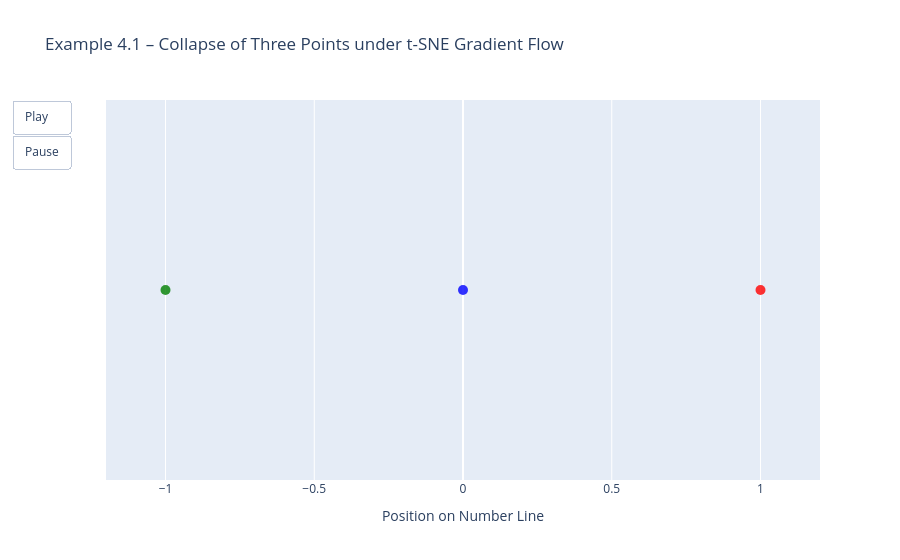

Notebook source saved alongside this figure:
### Markdown cell above
## Summary

Both the discrete and continuous simulations confirm collapse to equilibrium,
validating the theoretical analysis in Section 4.1 of the thesis.

### Code cell
# Solve the ODE
# This solve_ivp method is a direct analog to ODE45 in MATLAB
sol = solve_ivp(
    fun=lambda t, X: dX_dt(X), # uses our function above
    t_span=[0, 100], # Time interval to solve: from 0 to 50
    y0=[1.0], # initial condition X(0) = 1
    t_eval=np.linspace(0, 50, 500) # time point that are evaluated for the solution
)
X_vals = sol.y[0] # sol.y is the set of X(t) values

# Build full 3-point configuration y(t)
# y1 = X(t), y2 = 0, y3 = -X(t)
history = np.array([[X, 0.0, -X] for X in X_vals])

# Animate in Plotly
def plot_tsne(history):
    frames = []
    y_values = [0, 0, 0]  # All at y=0 for 1D plot
    colors = ['red', 'blue', 'green']

    for i in range(len(history)):
        frames.append(go.Frame(
            data=[go.Scatter(
                x=history[i],
                y=y_values,
                mode="markers",
                marker=dict(size=10, color=colors, opacity=0.8)
            )],
            name=f"Step {i}"
        ))

    fig = go.Figure(
        data=[go.Scatter(
            x=history[0],
            y=y_values,
            mode="markers",
            marker=dict(size=10, color=colors, opacity=0.8)
        )],
        layout=go.Layout(
            title="Example 4.1 – Collapse of Three Points under t-SNE Gradient Flow",
            xaxis_title="Position on Number Line",
            xaxis=dict(title="Position", range=[-1.2, 1.2]),
            yaxis=dict(visible=False),
            updatemenus=[dict(
                type="buttons",
                showactive=False,
                buttons=[
                    dict(label="Play", method="animate",
                         args=[None, dict(frame=dict(duration=30, redraw=True), fromcurrent=True)]),
                    dict(label="Pause", method="animate",
                         args=[[None], dict(frame=dict(duration=0, redraw=False), mode="immediate")])
                ]
            )]
        ),
        frames=frames
    )
    fig.show()

plot_tsne(history)

### Figure 1 — Plotly figure (JSON) as saved in the notebook; plotly's stock layout.template omitted (floating-point values rounded to 4 significant figures)
{"data": [{"marker": {"color": ["red", "blue", "green"], "opacity": 0.8, "size": 10}, "mode": "markers", "type": "scatter", "x": [1.0, 0.0, -1.0], "y": [0, 0, 0]}], "layout": {"title": {"text": "Example 4.1 – Collapse of Three Points under t-SNE Gradient Flow"}, "updatemenus": [{"buttons": [{"args": [null, {"frame": {"duration": 30, "redraw": true}, "fromcurrent": true}], "label": "Play", "method": "animate"}, {"args": [[null], {"frame": {"duration": 0, "redraw": false}, "mode": "immediate"}], "label": "Pause", "method": "animate"}], "showactive": false, "type": "buttons"}], "xaxis": {"range": [-1.2, 1.2], "title": {"text": "Position on Number Line"}}, "yaxis": {"visible": false}}}
